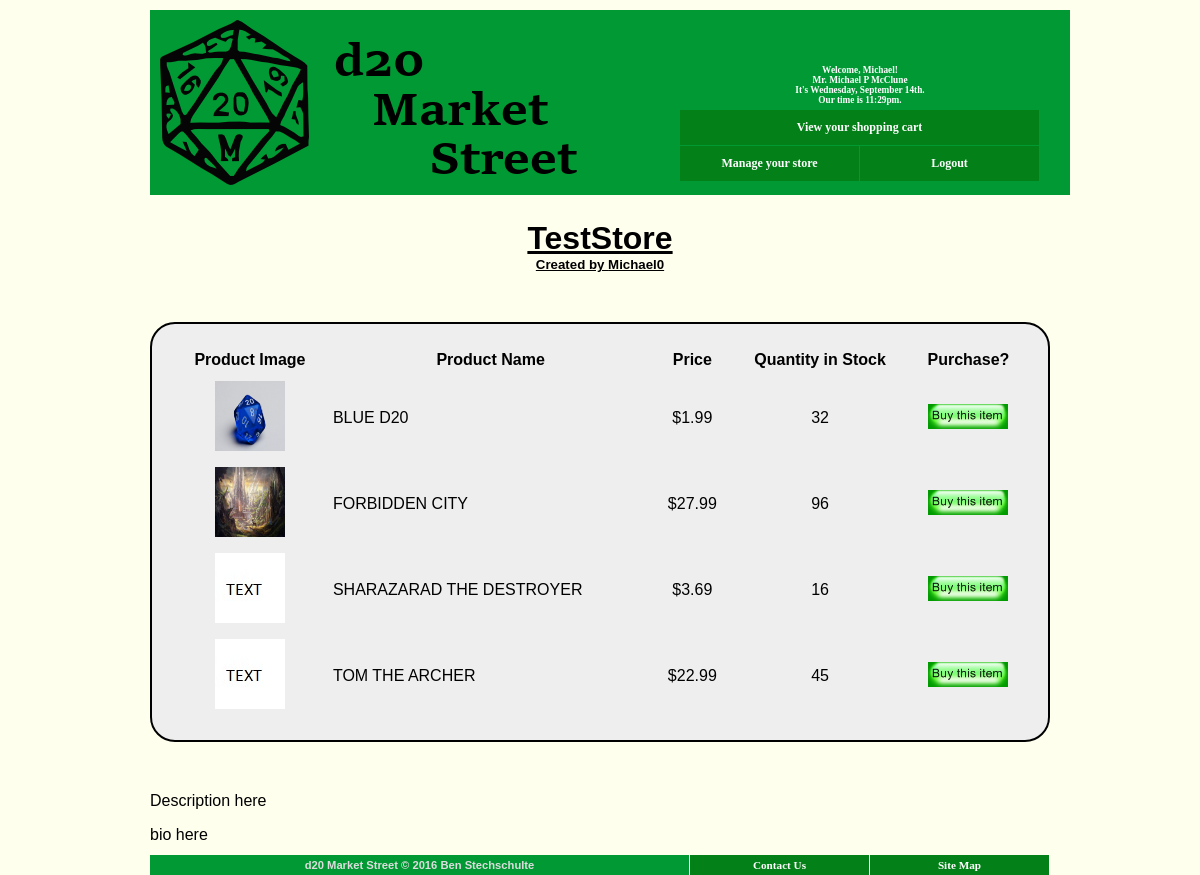
The app's page /store.php?store=12 (signed in) with its own data.
### tables this page shows
CREATE TABLE `Personal_Store`
(
  `store_id` INT NOT NULL AUTO_INCREMENT,
  `store_name` VARCHAR(20) NOT NULL,
  `store_description` TEXT NULL,
  `creator_bio` TEXT NULL,
  `customer_id` INT NOT NULL,
  PRIMARY KEY (`store_id`),
  UNIQUE(`store_name`)
);

CREATE TABLE `customers`
(
  `customer_id` INT(11) NOT NULL AUTO_INCREMENT,
  `salutation` VARCHAR(10) NOT NULL,
  `customer_first_name` VARCHAR(24) NOT NULL,
  `customer_middle_initial` CHAR(1) NULL,
  `customer_last_name` VARCHAR(24) NOT NULL,
  `gender` VARCHAR(1) NOT NULL,
  `email_address` VARCHAR(60) NOT NULL,
  `username` VARCHAR(60) NOT NULL,
  `password` VARCHAR(25) NOT NULL,
  `street_address` text NOT NULL,
  `town_city` VARCHAR(40) NOT NULL,
  `county` VARCHAR(2) NOT NULL,
  `country` VARCHAR(40) NOT NULL,
  `zip_code` VARCHAR(9) NOT NULL,
  PRIMARY KEY (`customer_id`),
  UNIQUE (
		`email_address`,
		`username`)
);

CREATE TABLE `Products`
(
  `product_id` INT NOT NULL AUTO_INCREMENT,
  `product_category_code` VARCHAR(7) NOT NULL,
  `product_name` TINYTEXT NOT NULL,
  `product_price` DOUBLE NOT NULL,
  `product_inventory` INT NOT NULL,
  `product_size` VARCHAR(10) NOT NULL,
  `product_description` TEXT NOT NULL,
  `product_image_url` TINYTEXT NOT NULL,
  `product_additional_details` TINYTEXT NOT NULL,
  `store_id` INT NULL,
  PRIMARY KEY (`product_id`)
);

### scripts/displayStore.php (the view)
<?php
include 'db.php';
if($_GET["store"] != ""){
    $store_id = stripslashes($_GET["store"]);
    $query = "SELECT * FROM `Products` WHERE `store_id` = '".$store_id."' ORDER BY product_name ASC";
    $category = mysqli_query($db_connection, $query)
        or die(mysqli_error($db_connection));
    $numRecords = mysqli_num_rows($category);
    if($numRecords > 0){
        $store = getStore($store_id);
        $creator_name = getCreatorName($store["customer_id"]);
        echo "<div id=\"title\"><h1>".$store["store_name"]."</h1>"
                . "<h5>Created by ".$creator_name."</h5></div>";
        echo "<div class=\"Products\"><table>";
        echo "<tr><td align='center'><strong>Product Image</strong></td>
            <td align='center'><strong>Product Name</strong></td>
            <td align='center'><strong>Price</strong></td>
            <td align='center'><strong>Quantity in Stock</strong></td>
            <td align='center'><strong>Purchase?</strong></td></tr>";
        for ($i = 0; $i < $numRecords; $i++)
        {
            echo "<tr>";
            $row = mysqli_fetch_array($category);
            echo "<td align='center'>";
            echo  "<img height='70px' width='70px'
                src='".$row["product_image_url"]."'
                alt='Product Image' />";
            echo "</td><td>";
            echo $row["product_name"];
            echo "</td><td align='center'>";
            printf("$%.2f",$row["product_price"]);
            echo "</td><td align='center'>";
            echo $row["product_inventory"];
            echo "</td><td align='center'>";
            echo "<a href=\"purchase.php?prod='".$row["product_id"]."'\">";
            echo "<img src='images/buythisitem.png' alt='Buy this item' /></a>";
            echo "</td></tr>";
        }
        echo "</table><p id=\"store_description\">".$store["store_description"]."</p>"
                ."<p id=\"creator_bio\">".$store["creator_bio"]."</p>"
                . "</div>";
    }
    else{
        echo "<div id=\"title\"><h1>This store does not exist</h1></div>";
    }
}
else{
    header('Location: ../index.php');
}
function getStore($store_id)
{
    include "db.php";
    $query = "SELECT * FROM personal_store WHERE store_id = '$store_id';";
    $order = mysqli_query( $db_connection, $query)
        or die(mysqli_error($db_connection));
    $row = mysqli_fetch_array($order);
    return $row;
}
function getCreatorName($customer_id)
{
    include "db.php";
    $query = "SELECT username FROM customers WHERE customer_id = '$customer_id';";
    $order = mysqli_query( $db_connection, $query)
        or die(mysqli_error($db_connection));
    $row = mysqli_fetch_array($order);
    return $row["username"];
}
?>

### css/default.css (style rules this page uses)
* { padding: 0; margin: 0; }
body { width: 100%; margin-top: 10px; font-family: Verdana, Arial, Helvetica, sans-serif; font-size: 16px; background-color: #FFE; flex: auto; justify-content: center; display: flex; }
div#content p { margin: 1em .2em .7em 0; text-align: left; font-size: 1em; }
div#footer { clear: left; }
div#copyright { float: left; width: 539px; padding: 4px 0; border-right: 1px solid #FFF; background-color: #093; color: #DDD; text-align: center; font-weight: bold; font-size: .7em; }
div#footerMenu { float: left; width: 360px; }
div#title { text-align: center; text-decoration: underline; margin-top: 25px; }
.Links { padding: 0; margin: 0; }
.Links li { padding: 0; margin: 0; float: left; list-style: none; font: bold .7em Verdana; }
.Links li a { display: block; width: 159px; padding: 4px 10px; margin: 0 1px 0 0;; background-color: #048018; color: #FFF; text-align: center; text-decoration: none; }
.Products table { width: 100%; background-color: #EEE; border-style: solid; border-color: black; border-width: 2px; border-radius: 25px; padding: 20px; margin: 50px 0; }
.receipt tr, td { padding: 5px 5px 5px 5px; }

### records on screen
personal_store: store_name "TestStore", customer.username "Michael0", store_description "Description here", creator_bio "bio here"
products: product_image_url (picture), product_name "BLUE D20", product_price "1.99", product_inventory "32"
products: product_image_url (picture), product_name "FORBIDDEN CITY", product_price "27.99", product_inventory "96"
products: product_image_url (picture), product_name "SHARAZARAD THE DESTROYER", product_price "3.69", product_inventory "16"
products: product_image_url (picture), product_name "TOM THE ARCHER", product_price "22.99", product_inventory "45"

### other values on screen
$customer_first_name "Michael"
$salutation "Mr."
$customer_middle_initial "P"
$customer_last_name "McClune"
